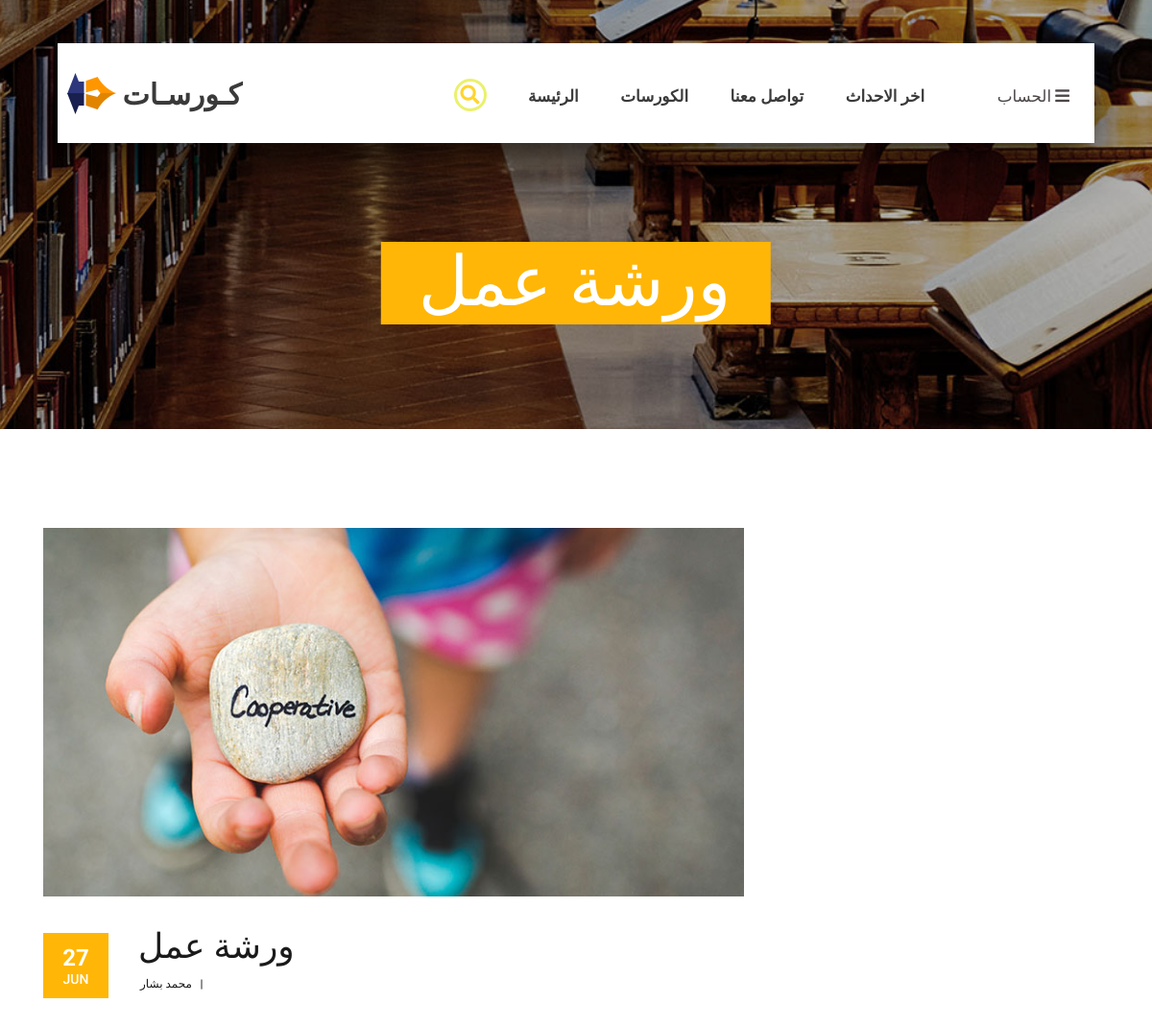
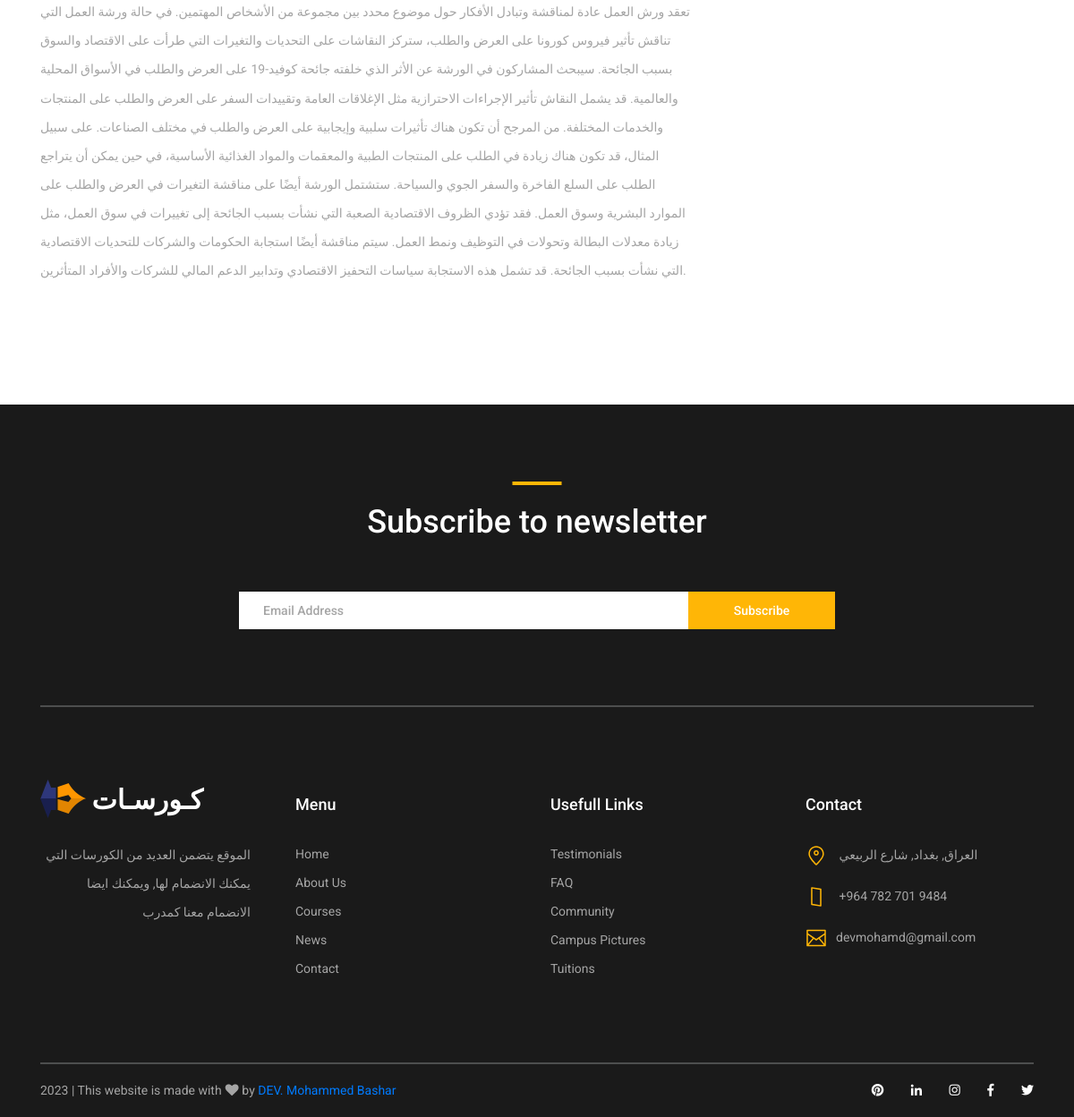
Page /available_courses/news_post?pid=17 on the committed database (2 pictures, top to bottom).
### available_courses/models.py (models this page shows)
class Post(models.Model):
    title = models.CharField(max_length=20)
    shortDescription = models.CharField(max_length=200)
    longDescription = models.CharField(max_length=2000)
    created_at = models.DateTimeField(auto_now_add=True)
    creator = models.ForeignKey(User, on_delete=models.DO_NOTHING, null=True, blank=True)

### available_courses/views.py (the view)
# urls.py: path('news_post', news_post, name="news_post"),
def news_post(request):
    pid = request.GET['pid']
    print(pid)
    post = Post.objects.get(id=pid)
    context = {
        'post':post
    }
    return render(request, 'news_post.html', context)

### available_courses/templates/news_post.html (shortened to what this page needs)
{% extends 'layouts/default/page.html' %}
{% load static %}
{% load i18n %}
{% block href %}
<link rel="stylesheet" type="text/css" href="{% static 'styles/news_post_styles.css' %}">
<link rel="stylesheet" type="text/css" href="{% static 'styles/news_post_responsive.css' %}">
{% endblock %}
{% block content %}
<div class="home">
    <div class="home_background_container prlx_parent">
        <div class="home_background prlx" style="background-image:url({% static 'images/news_background.jpg' %})"></div>
    </div>
    <div class="home_content">
        <h1>{{ post.title }}</h1>
    </div>
</div>
<div class="news">
    <div class="container">
        <div class="row">
            <div class="col-lg-8">
                <div class="news_post_container">
                    <div class="news_post">
                        <div class="news_post_image">
                            <img src="{% static 'images/news_1.jpg' %}" alt="https://unsplash.com/@dsmacinnes">
                        </div>
                        <div class="news_post_top d-flex flex-column flex-sm-row">
                            <div class="news_post_date_container">
                                <div class="news_post_date d-flex flex-column align-items-center justify-content-center">
                                    <div>{{ post.created_at|date:"d" }}</div>
                                    <div>{{ post.created_at|date:"M" }}</div>
                                </div>
                            </div>
                            <div class="news_post_title_container">
                                <div class="news_post_title">
                                    <a href="#">{{ post.title }}</a>
                                </div>
                                <div class="news_post_meta">
                                    <span class="news_post_author"><a href="#">{{ post.creator.get_full_name }}</a></span>
                                    <span>|</span>
                                </div>
                            </div>
                        </div>
                        <div class="news_post_text">
                            <p>{{ post.longDescription }}</p>
                        </div>
                    </div>
                </div>
            </div>
        </div>
    </div>
</div>
{% endblock %}

### content/static/styles/main_styles.css (style rules this page uses)
* { margin: 0; padding: 0; -webkit-font-smoothing: antialiased; -webkit-text-shadow: rgba(0,0,0,.01) 0 0 1px; text-shadow: rgba(0,0,0,.01) 0 0 1px; }
body { font-family: 'Roboto', sans-serif; font-size: 14px; font-weight: 400; background: #FFFFFF; color: #a5a5a5; }
div { display: block; position: relative; -webkit-box-sizing: border-box; -moz-box-sizing: border-box; box-sizing: border-box; }
p { font-family: 'Roboto', sans-serif; font-size: 14px; line-height: 2.29; font-weight: 400; color: #a5a5a5; -webkit-font-smoothing: antialiased; -webkit-text-shadow: rgba(0,0,0,.01) 0 0 1px; text-shadow: rgba(0,0,0,.01) 0 0 1px; }
a, a:hover, a:visited, a:active, a:link { text-decoration: none; -webkit-font-smoothing: antialiased; -webkit-text-shadow: rgba(0,0,0,.01) 0 0 1px; text-shadow: rgba(0,0,0,.01) 0 0 1px; }
h1 { font-size: 36px; }
h1, h2, h3, h4, h5, h6 { font-family: 'Roboto', sans-serif; -webkit-font-smoothing: antialiased; -webkit-text-shadow: rgba(0,0,0,.01) 0 0 1px; text-shadow: rgba(0,0,0,.01) 0 0 1px; }
.prlx_parent { overflow: hidden; }
.prlx { height: 130% !important; }
.home { width: 100%; height: 100vh; }

### content/static/styles/news_post_styles.css (style rules this page uses)
* { margin: 0; padding: 0; -webkit-font-smoothing: antialiased; -webkit-text-shadow: rgba(0,0,0,.01) 0 0 1px; text-shadow: rgba(0,0,0,.01) 0 0 1px; }
body { font-family: 'Roboto', sans-serif; font-size: 14px; font-weight: 400; background: #FFFFFF; color: #a5a5a5; }
div { display: block; position: relative; -webkit-box-sizing: border-box; -moz-box-sizing: border-box; box-sizing: border-box; }
p { font-family: 'Roboto', sans-serif; font-size: 14px; line-height: 2.29; font-weight: 400; color: #a5a5a5; -webkit-font-smoothing: antialiased; -webkit-text-shadow: rgba(0,0,0,.01) 0 0 1px; text-shadow: rgba(0,0,0,.01) 0 0 1px; }
a, a:hover, a:visited, a:active, a:link { text-decoration: none; -webkit-font-smoothing: antialiased; -webkit-text-shadow: rgba(0,0,0,.01) 0 0 1px; text-shadow: rgba(0,0,0,.01) 0 0 1px; }
h1 { font-size: 36px; }
h1, h2, h3, h4, h5, h6 { font-family: 'Roboto', sans-serif; -webkit-font-smoothing: antialiased; -webkit-text-shadow: rgba(0,0,0,.01) 0 0 1px; text-shadow: rgba(0,0,0,.01) 0 0 1px; }
.prlx_parent { overflow: hidden; }
.prlx { height: 130% !important; }
.home { width: 100%; height: 447px; }
.home_background_container { position: absolute; top: 0; left: 0; width: 100%; height: 100%; }
.home_background { width: 100%; height: 100%; background-repeat: no-repeat; background-size: cover; background-position: center center; }
.home_content { position: absolute; left: 50%; bottom: 109px; -webkit-transform: translateX(-50%); -moz-transform: translateX(-50%); -ms-transform: translateX(-50%); -o-transform: translateX(-50%); transform: translateX(-50%); background: #ffb606; padding-top: 24px; padding-bottom: 18px; padding-left: 39px; padding-right: 42px; }
.home_content h1 { font-size: 72px; font-weight: 400; color: #FFFFFF; line-height: 0.5; white-space: nowrap; }
.news { width: 100%; padding-top: 103px; padding-bottom: 118px; }
.news_post_image { width: 100%; }
.news_post_image img { width: 100%; height: auto; }
.news_post_top { margin-top: 38px; }
.news_post_date { width: 68px; height: 68px; background: #ffb606; }
.news_post_date div:first-child { font-size: 24px; font-weight: 700; color: #FFFFFF; line-height: 1; }
.news_post_date div:last-child { font-size: 14px; font-weight: 500; text-transform: uppercase; color: #FFFFFF; line-height: 1; margin-top: 3px; }
.news_post_title_container { padding-left: 31px; margin-top: -7px; }
.news_post_title a { font-size: 36px; font-weight: 500; line-height: 1.2; color: #1a1a1a; }
.news_post_meta { color: #1a1a1a; margin-top: 5px; padding-left: 2px; }
.news_post_author a { font-size: 12px; font-weight: 500; color: #1a1a1a; line-height: 1; }
.news_post_meta span:nth-child(2) { font-size: 12px; font-weight: 500; color: #1a1a1a; margin-left: 5px; margin-right: 5px; }
.news_post_text { margin-top: 27px; }

### rows in the picture
Post: title "ورشة عمل", created_at "27", created_at "JUN", creator.get_full_name "محمد بشار", longDescription "تعقد ورش العمل عادة لمناقشة وتبادل الأفكار حول موضوع محدد بين مجموعة من الأشخاص المهتمين. في حالة ورشة العمل التي تناقش تأثير فيروس كورونا على العرض والطلب، ستركز النقاشات على التحديات والتغيرات التي طرأت على الاقتصاد والسوق بسبب الجائحة. سيبحث المشاركون في الورشة عن الأثر الذي خلفته جائحة كوفيد-19 على العرض والطلب في الأسواق المحلية والعالمية. قد يشمل النقاش تأثير الإجراءات الاحترازية مثل الإغلاقات العامة وتقييدات السفر على العرض والطلب على المنتجات والخدمات المختلفة. من المرجح أن تكون هناك تأثيرات سلبية وإيجابية على العرض والطلب في مختلف الصناعات. على سبيل المثال، قد تكون هناك زيادة في الطلب على المنتجات الطبية والمعقمات والمواد الغذائية الأساسية، في حين يمكن أن يتراجع الطلب على السلع…"
